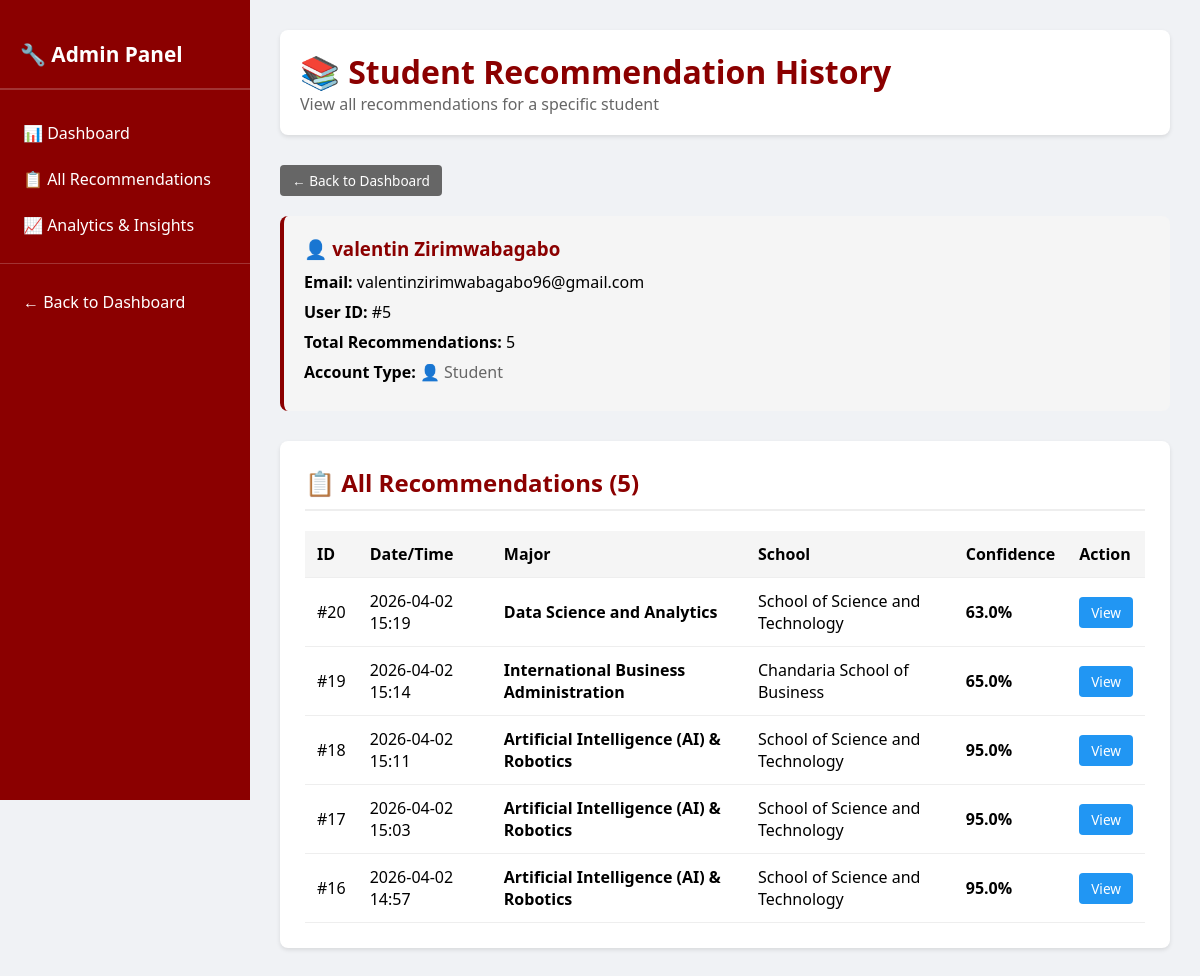
The page /admin/user/5/history (signed in) on the database as committed earlier.
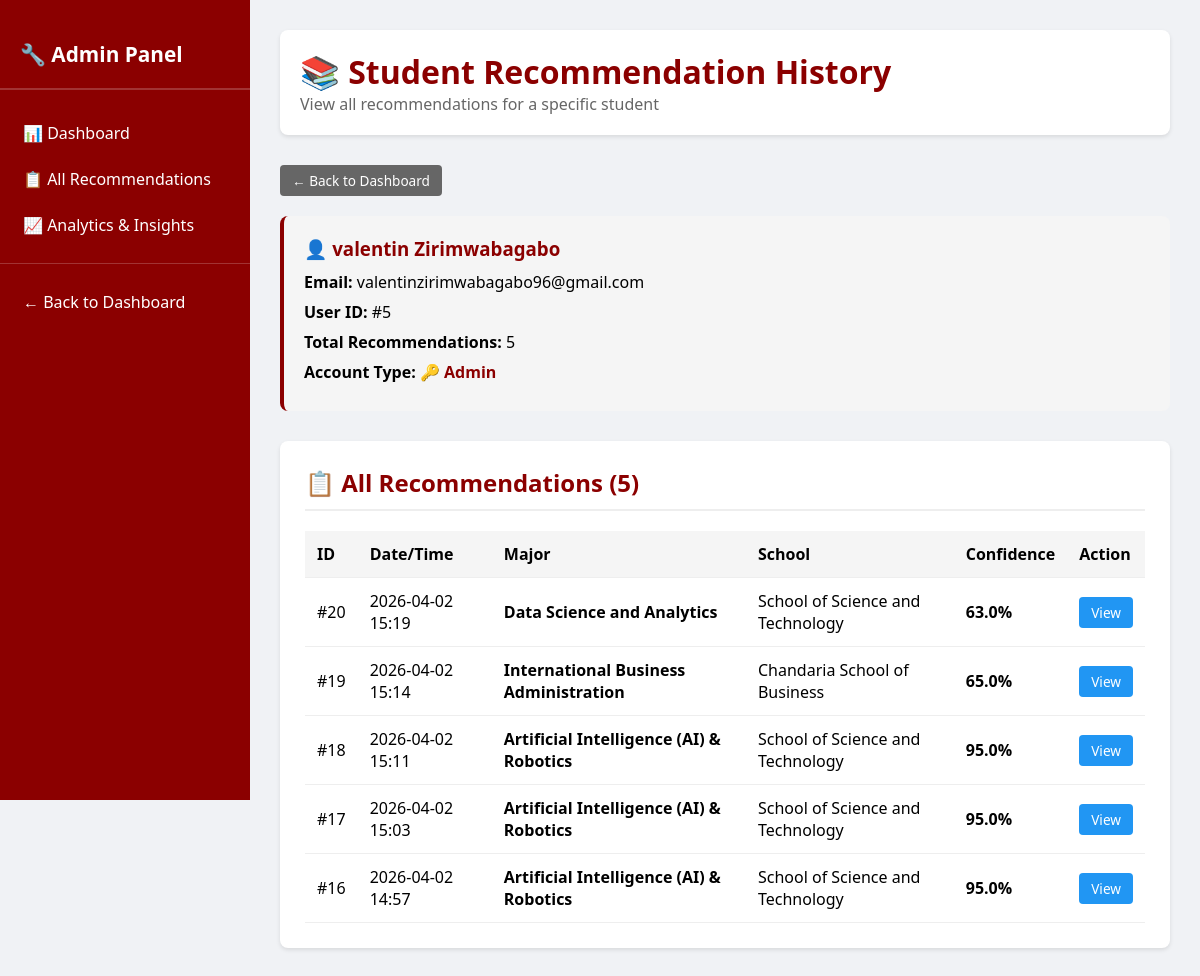
The same page on the database as committed later.
### app.py (the view)
@app.route('/admin/user/<int:user_id>/history')
@login_required
def admin_user_history(user_id):
    denied = _require_admin()
    if denied: return denied
    user    = db.session.get(User, user_id)
    if not user:
        flash('❌ User not found.', 'danger')
        return redirect(url_for('admin'))
    results = Result.query.filter_by(user_id=user_id).order_by(desc(Result.timestamp)).all()
    return render_template('admin_user_history.html', user=user, results=results)

### app.py (called while the page is built)
@login_manager.user_loader
def load_user(user_id):
    return db.session.get(User, int(user_id))

def _require_admin():
    if not current_user.is_admin:
        flash('🚫 Access Denied: Administrators only.', 'danger')
        return redirect(url_for('index'))
    return None

### templates/admin_user_history.html (shortened to what this page needs)
<!DOCTYPE html>
<html lang="en">
<head>
</head>
<body>
<div class="admin-container">
    <div class="sidebar">
        <h2>🔧 Admin Panel</h2>
        <a href="{{ url_for('admin') }}" class="nav-item">📊 Dashboard</a>
        <a href="{{ url_for('admin_recommendations') }}" class="nav-item">📋 All Recommendations</a>
        <a href="{{ url_for('admin_analytics') }}" class="nav-item">📈 Analytics & Insights</a>
        <hr style="border: none; border-top: 1px solid rgba(255,255,255,0.2); margin: 15px 0;">
        <a href="{{ url_for('admin') }}" class="nav-item">← Back to Dashboard</a>
    </div>
    <div class="main-content">
        <div class="admin-header">
            <h1>📚 Student Recommendation History</h1>
            <p style="color: #666;">View all recommendations for a specific student</p>
        </div>
        <a href="{{ url_for('admin') }}" class="btn btn-back" style="margin-bottom: 20px;">← Back to Dashboard</a>
        <div class="student-info">
            <h3 style="color: #8B0000; margin-bottom: 10px;">👤 {{ user.username }}</h3>
            <p><strong>Email:</strong> {{ user.email }}</p>
            <p><strong>User ID:</strong> #{{ user.id }}</p>
            <p><strong>Total Recommendations:</strong> {{ results|length }}</p>
            <p><strong>Account Type:</strong>
                {% if user.is_admin %}
                    <span style="color: #8B0000; font-weight: bold;">🔑 Admin</span>
                {% else %}
                    <span style="color: #666;">👤 Student</span>
                {% endif %}
            </p>
        </div>
        <div class="content-section">
            <h2>📋 All Recommendations ({{ results|length }})</h2>
            {% if results %}
                <div class="table-responsive">
                    <table>
                        <thead>
                            <tr>
                                <th>ID</th>
                                <th>Date/Time</th>
                                <th>Major</th>
                                <th>School</th>
                                <th>Confidence</th>
                                <th>Action</th>
                            </tr>
                        </thead>
                        <tbody>
                            {% for result in results %}
                                <tr>
                                    <td>#{{ result.id }}</td>
                                    <td>{{ result.timestamp.strftime('%Y-%m-%d %H:%M') }}</td>
                                    <td><strong>{{ result.major }}</strong></td>
                                    <td>{{ result.school }}</td>
                                    <td><strong>{{ "%.1f"|format(result.confidence) }}%</strong></td>
                                    <td>
                                        <a href="{{ url_for('admin_view_recommendation', rec_id=result.id) }}" class="btn btn-info">View</a>
                                    </td>
                                </tr>
                            {% endfor %}
                        </tbody>
                    </table>
                </div>
            {% else %}
                <div class="empty-state">
                    <p>No recommendations found for this student.</p>
                </div>
            {% endif %}
        </div>
    </div>
</div>
</body>
</html>

Rows that differ between the two databases and show on the page:
changed User "valentin Zirimwabagabo": is_admin False → True (drawn)
Other text that changed with them:
text no longer shown: "👤 Student"
text now shown: "🔑 Admin"
